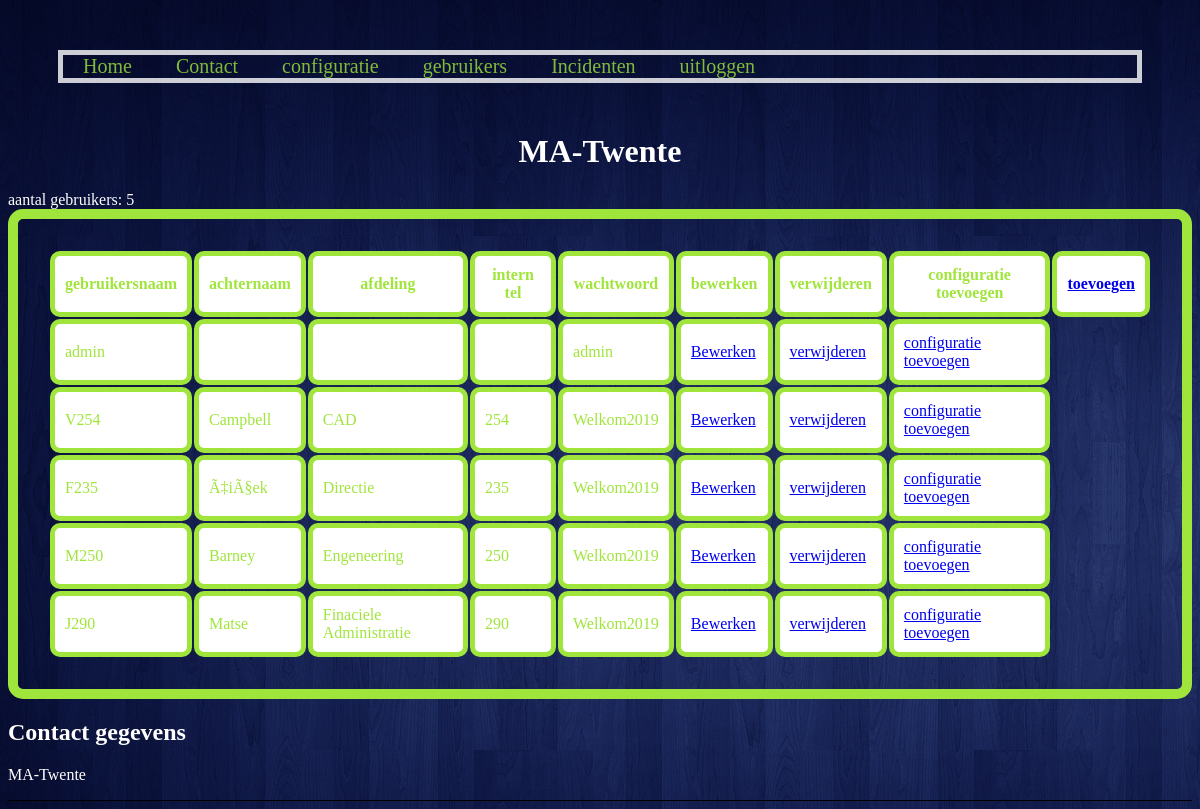
Screenshot of /index.php?page=gebruikers (signed in) with the database file from the repository.
### tables this page shows
CREATE TABLE `users` (
  `user_id` int(11) NOT NULL,
  `username` varchar(32) NOT NULL,
  `password` varchar(32) NOT NULL,
  `achternaam` varchar(32) NOT NULL,
  `afdeling` text NOT NULL,
  `intern_tel` varchar(3) NOT NULL
);

### gebruikers.php (the view, shortened to what this page needs)
<?php
	$conn = mysqli_connect('localhost','root','','twente') or die('kan geen verbinding maken');
	if ($conn) {
		$sql = "SELECT * FROM users ";
		$result = mysqli_query($conn,$sql);
		$aantal = mysqli_num_rows($result);
		echo "aantal gebruikers: ".$aantal;
		echo "<table class='table'>
				<tr>
					<th>gebruikersnaam</th>
					<th>achternaam</th>
					<th>afdeling</th>
					<th>intern tel</th>";
				if (isset($_SESSION['ingelogd'])) {
					print <<<END
					<th>wachtwoord</th>
					<th>bewerken</th>
					<th>verwijderen</th>
					<th>configuratie toevoegen</th>
					<th><a href='index.php?page=toevoegen'>toevoegen</a></th>
END;
					}
		while ($row = mysqli_fetch_assoc($result)) {
			echo
			"<tr>
				<td>" .$row['username']."</td>
				<td>" .$row['achternaam']."</td>
				<td>" .$row['afdeling']."</td>
				<td>" .$row['intern_tel']."</td>
				";
	if (isset($_SESSION['ingelogd'])) {
						$id = $row['user_id'];
						echo "<td>" .$row['password']."</td>";
						print <<<END
						<td><a href="index.php?page=bewerken&gebruikersId={$id}">Bewerken</a></td>
						<td><a href="index.php?page=gebruikers&delete={$id}">verwijderen</a></td>
						<td><a href='index.php?page=toevoegen1&gebruikersId={$id}'>configuratie toevoegen</a></td>
END;
		}
				echo "</tr>";
		}
	echo "</table>";
	}
?>

### stijl.css (style rules this page uses)
body { background-image: url(img/achtergrond.jpg); }
::placeholder { text-align: center; color: white; }
th, td { background-color: white; border: 5px solid #A0E53C; border-radius: 10px; color: #A0E53C; padding: 10px; }
.table { border: 10px solid #A0E53C; border-radius: 15px; color: #A0E53C; padding: 30px; }

### rows the page displays
users: username "admin", password "admin"
users: username "V254", achternaam "Campbell", afdeling "CAD", intern_tel "254", password "Welkom2019"
users: username "F235", achternaam "Ã‡iÃ§ek", afdeling "Directie", intern_tel "235", password "Welkom2019"
users: username "M250", achternaam "Barney", afdeling "Engeneering", intern_tel "250", password "Welkom2019"
users: username "J290", achternaam "Matse", afdeling "Finaciele Administratie", intern_tel "290", password "Welkom2019"

### other values shown
$aantal "5"
